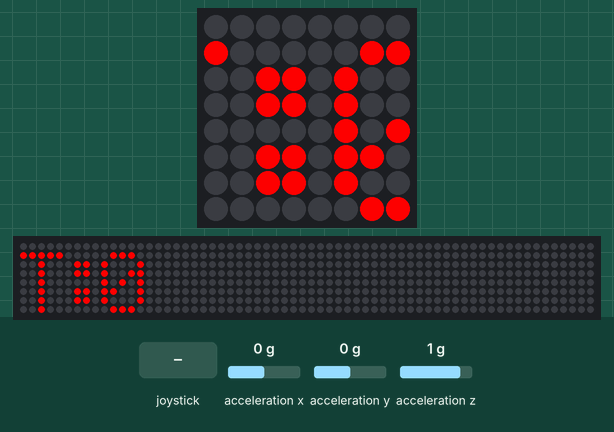
Bench run of a program on a simulated Raspberry Pi (BCM pin numbers) with a Sense HAT. Parts: the Sense HAT's 8×8 RGB LED matrix, a strip that is not on the board, showing the scrolling text unrolled. Inputs (shaded band) come from the test bench; at power-on: acceleration x 0 g, acceleration y 0 g, acceleration z 1 g. No MQTT or app messages arrive unless stated; the 64×8 strip is a reading aid, not a part: it shows the text the matrix is scrolling, unrolled, one strip-width of it at a time; threads take turns every 2 ms; what the program prints to the terminal is not drawn.

Above: at 1.28 s.
1.3 s: joystick pushed left
At 2.49 s:
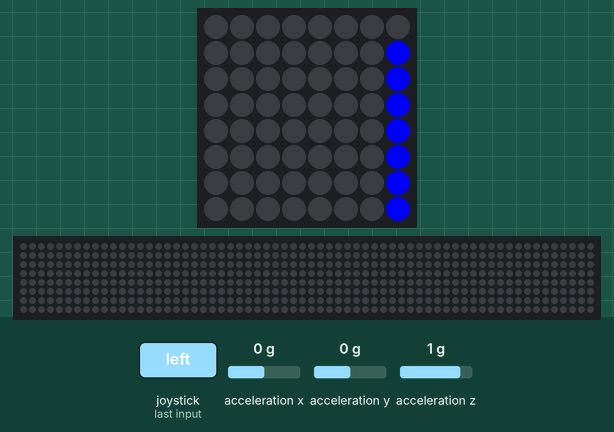
3.1 s: joystick pushed right
6.1 s: joystick pushed left
At 7.83 s:
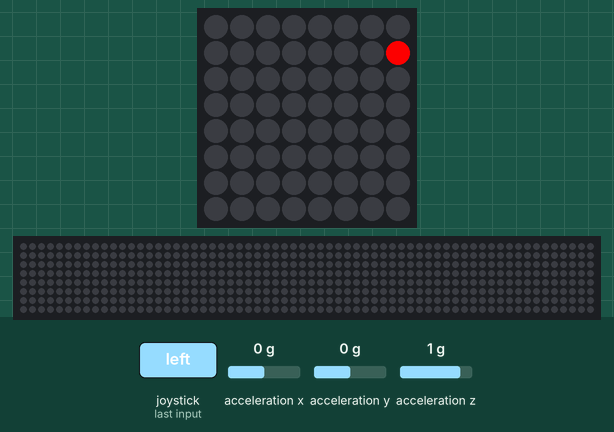
9.5 s: acceleration x set to -1.4 g
At 10.15 s:
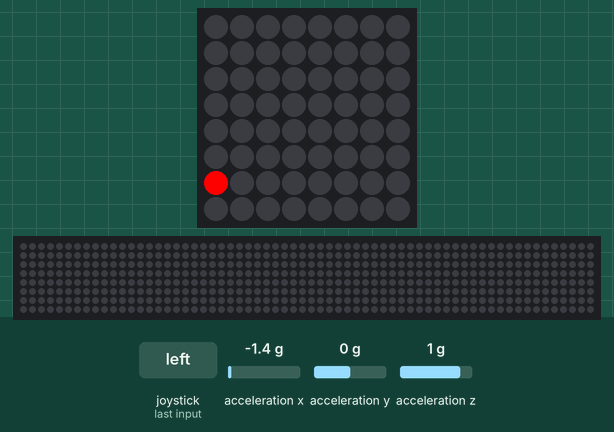
16.0 s: acceleration x set to 0 g
At 17.43 s:
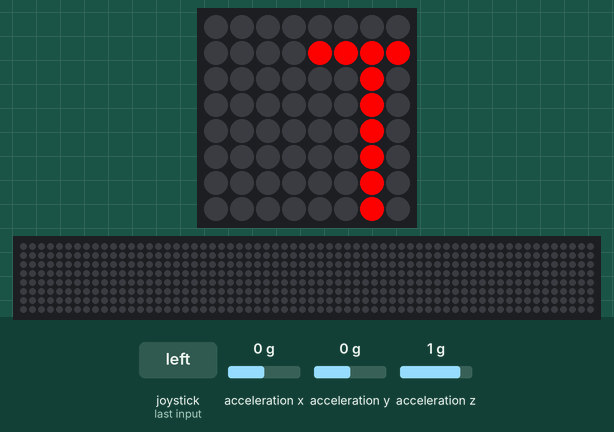
17.5 s: acceleration y set to -1.4 g
At 19.43 s:
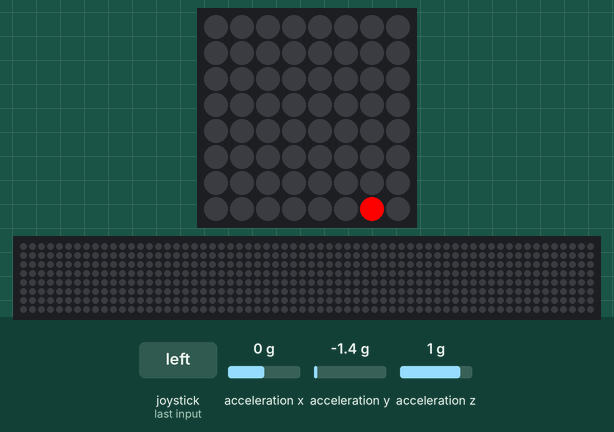

The program:

iot_sub_sensehat.py
```python
#!/usr/bin/python

import subprocess
import ssl
import time
import paho.mqtt.client as mqtt
import json
import threading
from sense_hat import SenseHat

disp_type = 0
temperature = "0"
humidity = "0"

sense = SenseHat()

# The callback for when the client receives a CONNACK response from the server.
def on_connect(client, userdata, flags, rc):
    print("Connected with result code "+str(rc))

#
def on_disconnect(client, userdata, rc):
    print("Disconnected with result code "+str(rc))

# The callback for when a PUBLISH message is received from the server.
def on_message(client, userdata, msg):
	global temperature
	global humidity

	#print(msg.topic+" "+str(msg.payload))#debug
	data = json.loads(msg.payload)
	#print(data) #debug

	if msg.topic == 'iot/temperature':
		temperature = data['temperature']
	elif msg.topic == 'iot/humidity':
		humidity = data['humidity']

def on_log(client, userdata, level, buf):
	print("Debug %d: %s"%(level, buf))

def display_info():
	while True:
		x, y, z = sense.get_accelerometer_raw().values()
		x = round(x, 0)
		y = round(y, 0)
		if x == -1:
			sense.set_rotation(180)
		elif y == -1:
			sense.set_rotation(90)
		elif y == 1:
			sense.set_rotation(270)
		else:
			sense.set_rotation(0)

		if disp_type == 0:
			sense.show_message("T:"+temperature, text_colour=[255, 0, 0])
		elif disp_type == 1:
			sense.show_message("H:"+humidity, text_colour=[0, 0, 255])
		else:
			sense.clear()
			time.sleep(1)

def main():
	global disp_type
	global temperature
	global humidity

	disp_thread = threading.Thread(target=display_info)
	disp_thread.daemon = True
	disp_thread.start()

	client = mqtt.Client("pi_john_sub")

	client.tls_set( "CARoot.pem",
					"66321288b3-certificate.pem.crt",
					"66321288b3-private.pem.key",
					cert_reqs=ssl.CERT_NONE,
					tls_version=ssl.PROTOCOL_TLSv1_2)

	client.on_connect = on_connect
	client.on_disconnect = on_disconnect
	client.on_message = on_message
	#client.on_log = on_log #debug

	client.connect("a1zd8y5etgd1ze.iot.ap-northeast-1.amazonaws.com", 8883, 60)

	client.subscribe("iot/temperature")
	client.subscribe("iot/humidity")

	running = True

	while running:
		client.loop()

		for event in sense.stick.get_events():
			if ((event.direction == 'up') or (event.direction == 'down')) and (event.action == 'released'):
				running = False
			elif ((event.direction == 'left') or (event.direction == 'right')) and (event.action == 'released'):
				disp_type = disp_type + 1
				if (disp_type > 2):
					disp_type = 0

	client.disconnect()
	sense.clear()

if __name__ == '__main__':
	main()
```

Measured:
- after the input at 1.3 s, the LEDs: first differ from a run without the input after 1.1 s (image 1)
- after the input at 6.1 s, the LEDs: change after 1.7 s (image 2)
